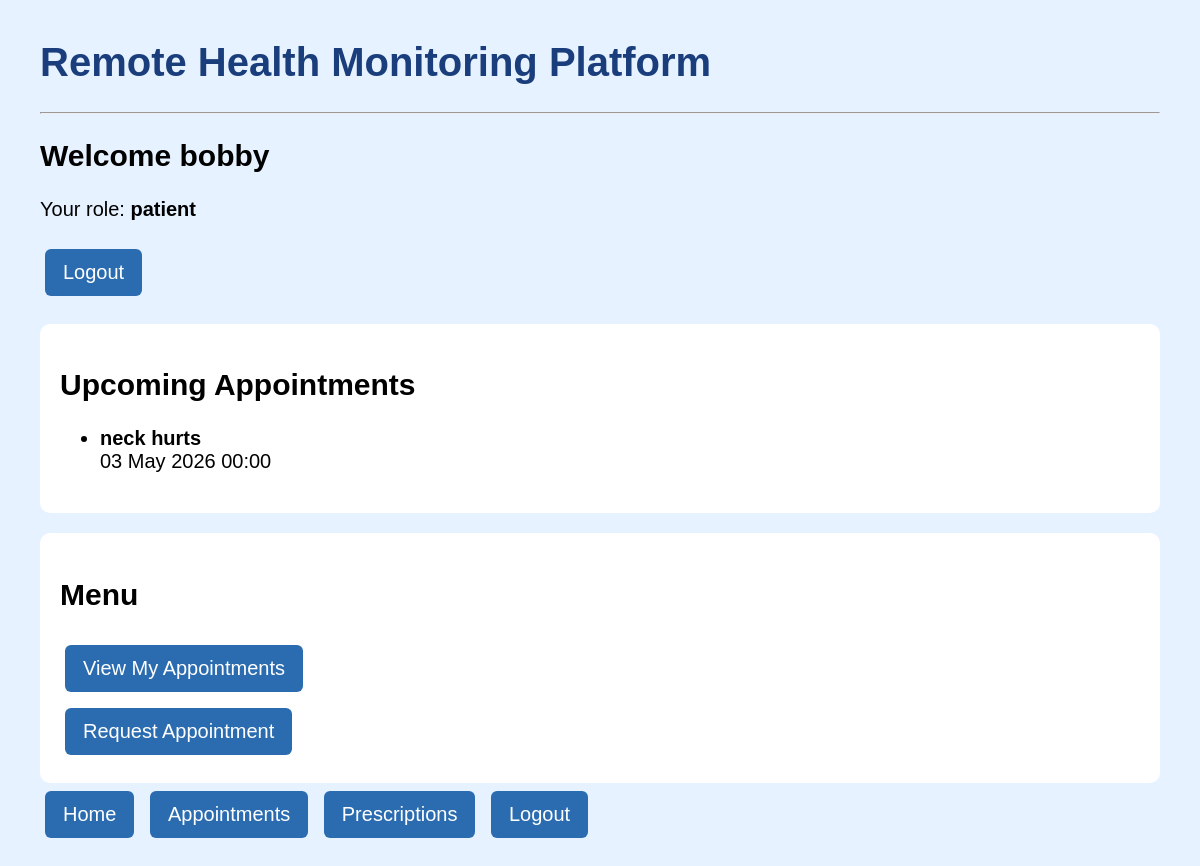
Page / (signed in) on the committed database.
### app/models.py (models this page shows, shortened)
class User(db.Model):
    id = db.Column(db.Integer, primary_key=True)
    first_name = db.Column(db.String(100), nullable=False)
    last_name = db.Column(db.String(100), nullable=False)
    email = db.Column(db.String(150), unique=True, nullable=False)
    role = db.Column(db.String(50), nullable=False)
    password = db.Column(db.String(200), nullable=False)
    appointments = db.relationship("Appointment", foreign_keys="Appointment.patient_id", backref="patient", lazy=True)
    created_appointments = db.relationship("Appointment", foreign_keys="Appointment.created_by", backref="creator", lazy=True)

class Appointment(db.Model):
    id = db.Column(db.Integer, primary_key = True)
    patient_id = db.Column(db.Integer, db.ForeignKey("user.id"), nullable=False)
    created_by = db.Column(db.Integer, db.ForeignKey("user.id"), nullable=False)
    title = db.Column(db.String(200), nullable=False)
    description = db.Column(db.Text)
    appointment_date = db.Column(db.DateTime, nullable=False)
    status = db.Column(db.String(50), default="scheduled")
    created_at = db.Column(db.DateTime, default=datetime.utcnow)

### app/routes.py (the view)
@app.route("/")
def index():
    if "user_id" not in session:
        return redirect(url_for("register"))
    user = db.session.get(User, session["user_id"])
    upcoming_appointments = Appointment.query.filter(
        Appointment.patient_id == user.id,
        Appointment.appointment_date >= datetime.now(),
        Appointment.status == "scheduled"
    ).order_by(Appointment.appointment_date).limit(3).all()
    return render_template(
        "index.html",
        user=user,
        appointments=upcoming_appointments
    )

### app/templates/index.html
{% extends "base.html" %}
{% block content %}
<h2>Welcome {{ user.first_name }}</h2>
<p>Your role: <b>{{ user.role }}</b></p>
<a href="{{ url_for('logout') }}">Logout</a>
<div class="card">
<h2>Upcoming Appointments</h2>
{% if appointments %}
<ul>
{% for appointment in appointments %}
<li>
<b>{{ appointment.title }}</b><br>
{{ appointment.appointment_date.strftime("%d %B %Y %H:%M") }}
</li>
{% endfor %}
</ul>
{% else %}
<p>No upcoming appointments</p>
{% endif %}
</div>
<div class="card">
<h2>Menu</h2>
{% if user.role == "patient" %}
<a href="{{ url_for('appointments') }}">View My Appointments</a><br>
<a href="{{ url_for('create_appointment') }}">Request Appointment</a><br>
{% elif user.role == "family" %}
<a href="{{ url_for('appointments') }}">View Patient Appointments</a><br>
<a href="{{ url_for('create_appointment') }}">Schedule Appointment</a><br>
{% elif user.role == "carer" %}
<a href="{{ url_for('appointments') }}">View Care Schedule</a><br>
<a href="{{ url_for('create_appointment') }}">Add Care Visit</a><br>
{% elif user.role == "doctor" %}
<a href="{{ url_for('appointments') }}">View All Appointments</a><br>
<a href="{{ url_for('create_appointment') }}">Create Appointment</a><br>
{% endif %}
</div>
{% endblock %}

### app/templates/base.html (style rules this page uses)
body { font-family: Arial, sans-serif; font-size: 20px; background-color: #e6f2ff; margin: 40px; }
a { display:inline-block; background-color:#2b6cb0; color:white; padding:12px 18px; margin:8px 5px; text-decoration:none; border-radius:6px; }
.card { background:white; padding:20px; margin-top:20px; border-radius:10px; }

### rows in the picture
User: first_name "bobby", role "patient"
Appointment: title "neck hurts", appointment_date "03 May 2026 00:00"
